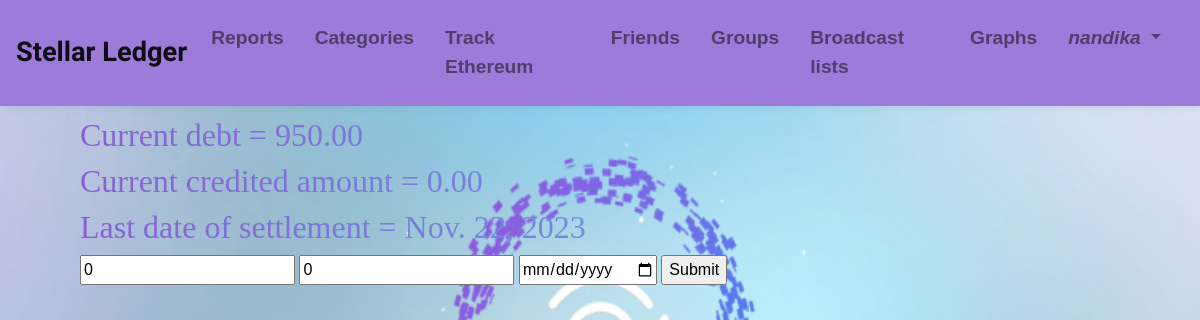
Screenshot of /friends/adddebt/nan/ (signed in) with the database file from the repository.
### friends/models.py (models this page shows)
class Friend(models.Model):
    user = models.ForeignKey(User, on_delete=models.CASCADE)
    friend_username = models.CharField(max_length=20)
    debt = models.DecimalField(default=0.00, decimal_places=2, max_digits=10, blank=True)
    credit = models.DecimalField(default=0.00, decimal_places=2, max_digits=10, blank=True)
    date = models.DateField(default=date.today(), blank=True)
    due_date = models.DateField(null=True, blank=True)

### friends/views.py (the view, shortened to what this page needs)
# urls.py: path('adddebt/<str:name>/', views.add_debt, name='adddebt'),
def add_debt(request, name):
    u = User.objects.get(username=name)
    friend = Friend.objects.get(user=request.user, friend_username=name)
    return render(request, 'friends/debt.html', context = {
        "friend" : friend
        })

### templates/friends/debt.html (shortened to what this page needs)
{% extends '../base.html' %}
{% load crispy_forms_tags %}
{% block content %}
<div class="padding">
    <h2> <div style="background: linear-gradient(to right, #8860d0 , #5ab9ea);
        -webkit-text-fill-color: transparent;
        -webkit-background-clip: text; font-family: 'Times New Roman', Times, serif;">Current debt = {{ friend.debt }}</div></h2>
<h2> <div style="background: linear-gradient(to right, #8860d0 , #5ab9ea);
    -webkit-text-fill-color: transparent;
    -webkit-background-clip: text; font-family: 'Times New Roman', Times, serif;">Current credited amount = {{ friend.credit }}</div></h2>
    <h2> <div style="background: linear-gradient(to right, #8860d0 , #5ab9ea);
        -webkit-text-fill-color: transparent;
        -webkit-background-clip: text; font-family: 'Times New Roman', Times, serif;">Last date of settlement = {{ friend.date }}</div></h2>
<form method="post">
    <input type="text" name="debt" value=0 placeholder="debt">
    <input type="text" name="credit" value=0 placeholder="credit">
    <input type="date" name="due_date" value=0 placeholder="Due date">
    <input type="submit" value="Submit">
</form>
</div>
{% endblock %}

### templates/base.html (shortened to what this page needs)
{% load static %}
<!DOCTYPE html>
<html lang="en">
<head>
    <link rel="stylesheet" href="{% static 'styles.css' %}">
    <link rel="stylesheet" href="https://cdn.jsdelivr.net/npm/bootstrap@4.4.1/dist/css/bootstrap.min.css">
</head>
<body style="
    background-image: url('static/imgs/bg.png');
    height: 100vh;
    width: 100vw;
    background-repeat: no-repeat;
    background-size: 100% 100%;
">
    <nav class="navbar navbar-expand-lg navbar-light">
        <a style="font-family: Sofia, sans-serif; font-size: 170%;" class="navbar-brand" href="{% url 'home' %}">Stellar Ledger</a>
          <div class="collapse navbar-collapse justify-content-center" id="navbarNavDropdown" style=" font-size: 120%; font-weight: bold;">
            <ul class="navbar-nav">
              <li class="nav-item">
                <a class="nav-link" href="{% url 'viewTransaction' %}">Reports</a>
              </li>
              <li class="nav-item">
                <a class="nav-link" href="{% url 'viewCategories' %}">Categories</a>
              </li>
              <li class="nav-item">
                <a class="nav-link" href="{% url 'eth' %}">Track Ethereum</a>
              </li>
              <li class="nav-item">
                <a class="nav-link" href="{% url 'viewFriend' %}">Friends</a>
              </li>
              <li class="nav-item">
                <a class="nav-link" href="{% url 'view_expense_groups' %}">Groups</a>
              </li>
              <li class="nav-item">
                <a class="nav-link" href="{% url 'viewGroup' %}">Broadcast lists</a>
              </li>
              <li class="nav-item">
                <a class="nav-link" href="#graph">Graphs</a>
              </li>
              {% if user.is_authenticated %}
              <li class="nav-item dropdown">
                <button class="nav-link dropdown-toggle" onclick="dropdown()" data-toggle="dropdown" aria-haspopup="true" aria-expanded="false" style="background-color: #9c7bda;">
                  <i class="fas fa-user">{{ user.username }}</i>
                </button>
              </li>
              {% else %}
              <li class="nav-item">
                <a class="nav-link" href="{% url 'account_login' %}">login</a>
              </li>
              {% endif %}
            </ul>
          </div>
        </nav>
    {% block content %}
    {% endblock %}
</body>
</html>

### static/styles.css (style rules this page uses)
.padding { margin-top: 10px; margin-bottom: 10px; margin-right: 150px; margin-left: 80px; }
button { border: none; }

### templates/base.html (style rules this page uses)
body { font-family: 'Poppins', sans-serif; }
.navbar { background-color: #9c7bda; padding: 1rem; box-shadow: 0 0 10px rgba(0, 0, 0, 0.1); }
.navbar-brand { color: #ffffff; font-size: 1.5rem; font-weight: bold; }
.navbar-nav .nav-item { margin-right: 15px; }
.navbar-nav .nav-link { color: #ffffff; font-weight: bold; transition: color 0.3s ease; }

### rows the page displays
Friend: debt "950.00", credit "0.00", date "Nov. 22, 2023"

### other values shown
{{ user.username }} "nandika"
